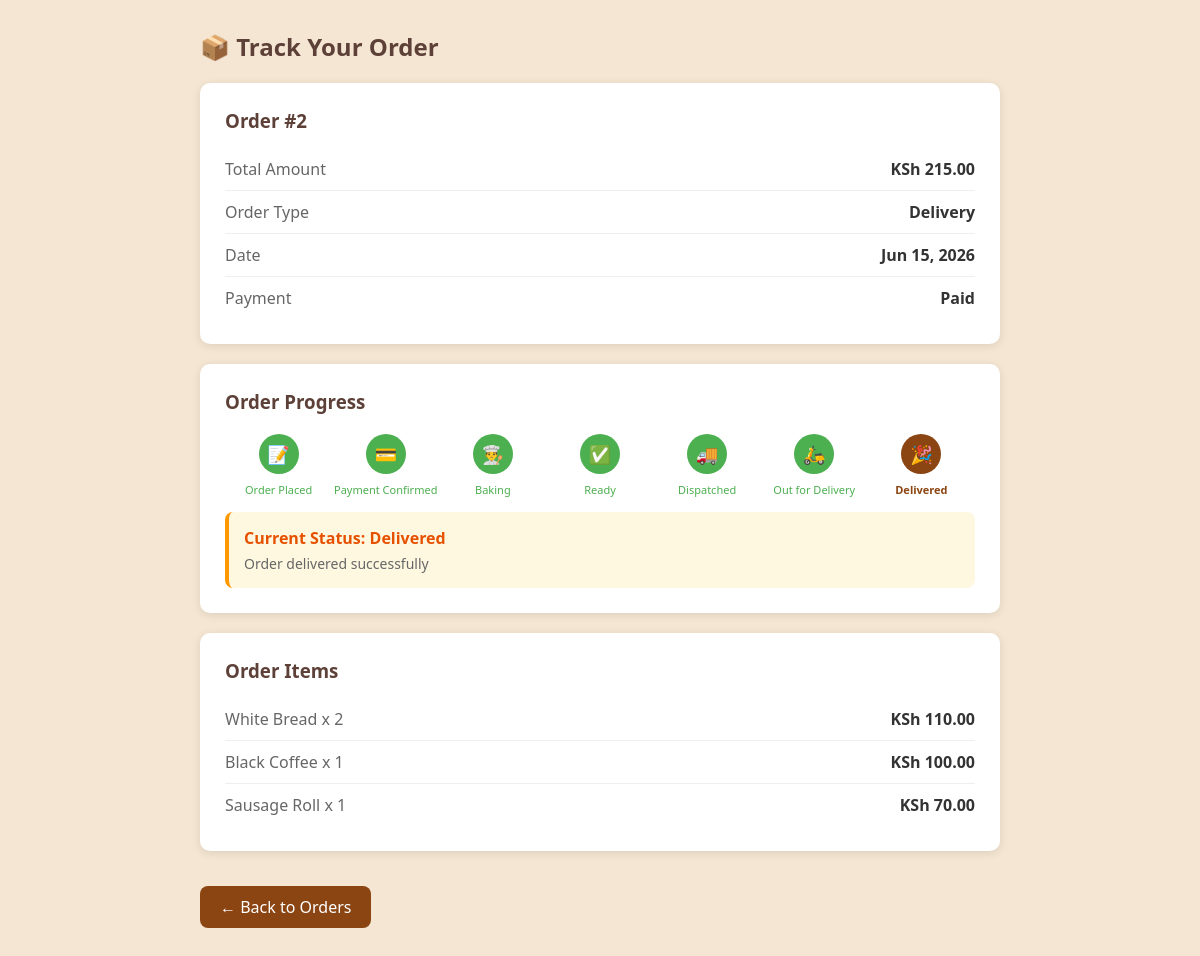
Screenshot of /customer/track_order.php?order_id=2 (signed in) with the database file from the repository.
### tables this page shows
CREATE TABLE `orders` (
  `order_id` int(11) NOT NULL,
  `customer_id` int(11) NOT NULL,
  `driver_id` int(11) DEFAULT NULL,
  `total` decimal(10,2) NOT NULL,
  `order_type` enum('pickup','delivery') NOT NULL,
  `status` varchar(50) DEFAULT 'pending',
  `pickup_date` date DEFAULT NULL,
  `delivery_date` date DEFAULT NULL,
  `delivery_address` text DEFAULT NULL,
  `payment_method` enum('mpesa','card','cash_on_delivery') DEFAULT 'mpesa',
  `payment_status` varchar(50) DEFAULT 'pending',
  `mpesa_phone` varchar(20) DEFAULT NULL,
  `cancelled_by` int(11) DEFAULT NULL,
  `cancel_reason` text DEFAULT NULL,
  `cancelled_at` timestamp NULL DEFAULT NULL,
  `created_at` timestamp NOT NULL DEFAULT current_timestamp(),
  `updated_at` timestamp NOT NULL DEFAULT current_timestamp() ON UPDATE current_timestamp(),
  `mpesa_checkout_id` varchar(100) DEFAULT NULL,
  `mpesa_result` text DEFAULT NULL
);

CREATE TABLE `order_items` (
  `order_item_id` int(11) NOT NULL,
  `order_id` int(11) NOT NULL,
  `product_id` int(11) NOT NULL,
  `quantity` int(11) NOT NULL,
  `unit_price` decimal(10,2) NOT NULL,
  `subtotal` decimal(10,2) NOT NULL
);

CREATE TABLE `products` (
  `product_id` int(11) NOT NULL,
  `name` varchar(100) NOT NULL,
  `description` text DEFAULT NULL,
  `image` varchar(255) DEFAULT NULL,
  `price` decimal(10,2) NOT NULL,
  `category_id` int(11) NOT NULL,
  `image_path` varchar(255) DEFAULT 'images/products/default.jpg',
  `is_available` tinyint(4) DEFAULT 1,
  `created_at` timestamp NOT NULL DEFAULT current_timestamp()
);

### customer/track_order.php (the view, shortened to what this page needs)
<?php
include '../includes/db_connect.php';
$customer_id = $_SESSION['user_id'];
$order_id = isset($_GET['order_id']) ? intval($_GET['order_id']) : 0;
if ($order_id > 0) {
    $sql = "SELECT o.*, d.full_name as driver_name, d.phone as driver_phone
            FROM orders o
            LEFT JOIN users d ON o.driver_id = d.user_id
            WHERE o.order_id = $order_id AND o.customer_id = $customer_id";
} else {
    $sql = "SELECT o.*, d.full_name as driver_name, d.phone as driver_phone
            FROM orders o
            LEFT JOIN users d ON o.driver_id = d.user_id
            WHERE o.customer_id = $customer_id
            ORDER BY o.order_id DESC LIMIT 1";
}
$result = mysqli_query($conn, $sql);
$order = mysqli_fetch_assoc($result);
if ($order) {
    $oid = $order['order_id'];
    $items_sql = "SELECT oi.*, p.name
                  FROM order_items oi
                  JOIN products p ON oi.product_id = p.product_id
                  WHERE oi.order_id = $oid";
    $items = mysqli_query($conn, $items_sql);
}
$stages = [
    'pending' => ['label' => 'Order Placed', 'icon' => '📝', 'desc' => 'Waiting for payment confirmation', 'color' => '#FFC107'],
    'confirmed' => ['label' => 'Payment Confirmed', 'icon' => '💳', 'desc' => 'Admin confirmed your payment', 'color' => '#2196F3'],
    'baking' => ['label' => 'Baking', 'icon' => '👨‍🍳', 'desc' => 'Baker is preparing your order', 'color' => '#FF9800'],
    'ready' => ['label' => 'Ready', 'icon' => '✅', 'desc' => 'Your order is ready for pickup/delivery', 'color' => '#4CAF50'],
    'dispatched' => ['label' => 'Dispatched', 'icon' => '🚚', 'desc' => 'Driver assigned, preparing for delivery', 'color' => '#9C27B0'],
    'out_for_delivery' => ['label' => 'Out for Delivery', 'icon' => '🛵', 'desc' => 'Driver is on the way!', 'color' => '#E65100'],
    'delivered' => ['label' => 'Delivered', 'icon' => '🎉', 'desc' => 'Order delivered successfully', 'color' => '#00BCD4'],
];
function get_stage_number($status) {
    $order = ['pending', 'confirmed', 'baking', 'ready', 'dispatched', 'out_for_delivery', 'delivered'];
    $idx = array_search($status, $order);
    return ($idx === false) ? 0 : $idx;
}
$raw_status = $order['status'] ?? 'unknown';
$stage_info = $stages[$raw_status] ?? ['label' => 'Status: ' . $raw_status, 'icon' => '❓', 'desc' => 'Status: ' . $raw_status, 'color' => '#999'];
$current_stage = get_stage_number($raw_status);
?>
<!DOCTYPE html>
<html lang="en">
<head>
</head>
<body>
    <div class="container">
        <h2>📦 Track Your Order</h2>
        <?php if ($order): ?>
        <div class="order-box">
            <h3>Order #<?php echo $order['order_id']; ?></h3>
            <div class="detail-row">
                <span class="detail-label">Total Amount</span>
                <span class="detail-value">KSh <?php echo number_format($order['total'], 2); ?></span>
            </div>
            <div class="detail-row">
                <span class="detail-label">Order Type</span>
                <span class="detail-value"><?php echo ucfirst($order['order_type']); ?></span>
            </div>
            <div class="detail-row">
                <span class="detail-label">Date</span>
                <span class="detail-value"><?php echo date('M d, Y', strtotime($order['created_at'])); ?></span>
            </div>
            <div class="detail-row">
                <span class="detail-label">Payment</span>
                <span class="detail-value"><?php echo ucfirst($order['payment_status']); ?></span>
            </div>
        </div>
        <div class="progress-container">
            <h3 style="color: #5D4037; margin-bottom: 20px;">Order Progress</h3>
            <div class="progress-bar">
                <?php
                $stage_keys = array_keys($stages);
                foreach ($stage_keys as $i => $key):
                    $s = $stages[$key];
                    $class = '';
                    if ($i < $current_stage) $class = 'completed';
                    elseif ($i == $current_stage) $class = 'active';
                ?>
                <div class="stage <?php echo $class; ?>">
                    <div class="stage-icon"><?php echo $s['icon']; ?></div>
                    <div class="stage-label"><?php echo $s['label']; ?></div>
                </div>
                <?php endforeach; ?>
            </div>
            <div class="current-status">
                <h4>Current Status: <?php echo $stage_info['label']; ?></h4>
                <p><?php echo $stage_info['desc']; ?></p>
            </div>
        </div>
        <div class="order-box">
            <h3>Order Items</h3>
            <?php while ($item = mysqli_fetch_assoc($items)): ?>
            <div class="detail-row">
                <span class="detail-label"><?php echo $item['name']; ?> x <?php echo $item['quantity']; ?></span>
                <span class="detail-value">KSh <?php echo number_format($item['subtotal'], 2); ?></span>
            </div>
            <?php endwhile; ?>
        </div>
        <?php endif; ?>
        <a href="order_history.php" class="btn-back">← Back to Orders</a>
    </div>
</body>
</html>

### customer/track_order.php (style rules this page uses)
* { margin: 0; padding: 0; box-sizing: border-box; }
body { font-family: 'Segoe UI'; background: #f5e6d3; min-height: 100vh; padding: 30px; }
.container { max-width: 800px; margin: 0 auto; }
h2 { color: #5D4037; margin-bottom: 20px; }
.order-box { background: white; padding: 25px; border-radius: 10px; margin-bottom: 20px; box-shadow: 0 2px 10px rgba(0,0,0,0.1); }
.order-box h3 { color: #5D4037; margin-bottom: 15px; }
.detail-row { display: flex; justify-content: space-between; padding: 10px 0; border-bottom: 1px solid #eee; }
.detail-row:last-child { border-bottom: none; }
.detail-label { color: #666; }
.detail-value { color: #333; font-weight: bold; }
.progress-container { background: white; padding: 25px; border-radius: 10px; margin-bottom: 20px; box-shadow: 0 2px 10px rgba(0,0,0,0.1); }
.progress-bar { display: flex; justify-content: space-between; margin-bottom: 10px; }
.stage { text-align: center; flex: 1; position: relative; }
.stage-icon { width: 40px; height: 40px; border-radius: 50%; display: flex; align-items: center; justify-content: center; margin: 0 auto 8px; font-size: 18px; background: #e0e0e0; color: #999; }
.stage.active .stage-icon { background: #8B4513; color: white; }
.stage.completed .stage-icon { background: #4CAF50; color: white; }
.stage-label { font-size: 11px; color: #999; }
.stage.active .stage-label { color: #8B4513; font-weight: bold; }
.stage.completed .stage-label { color: #4CAF50; }
.current-status { background: #fff8e1; padding: 15px; border-radius: 8px; border-left: 4px solid #ff9800; margin-top: 15px; }
.current-status h4 { color: #e65100; margin-bottom: 5px; }
.current-status p { color: #666; font-size: 14px; }
.btn-back { display: inline-block; padding: 10px 20px; background: #8B4513; color: white; text-decoration: none; border-radius: 8px; margin-top: 15px; }

### rows the page displays
orders: order_id "2", total "215.00", order_type "Delivery", created_at "Jun 15, 2026", payment_status "Paid", status "Delivered", status "Order delivered successfully"
order_items: product.name "White Bread", quantity "2", subtotal "110.00"
order_items: product.name "Black Coffee", quantity "1", subtotal "100.00"
order_items: product.name "Sausage Roll", quantity "1", subtotal "70.00"

### other values shown
$s['icon'] "📝"
$s['label'] "Order Placed"
$s['icon'] "💳"
$s['label'] "Payment Confirmed"
$s['icon'] "👨‍🍳"
$s['label'] "Baking"
$s['icon'] "✅"
$s['label'] "Ready"
$s['icon'] "🚚"
$s['label'] "Dispatched"
$s['icon'] "🛵"
$s['label'] "Out for Delivery"
$s['icon'] "🎉"
$s['label'] "Delivered"
